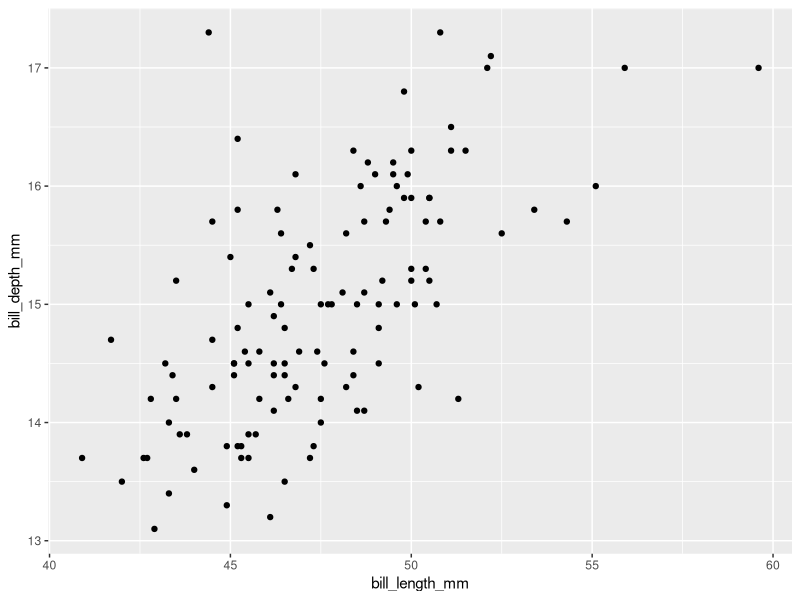
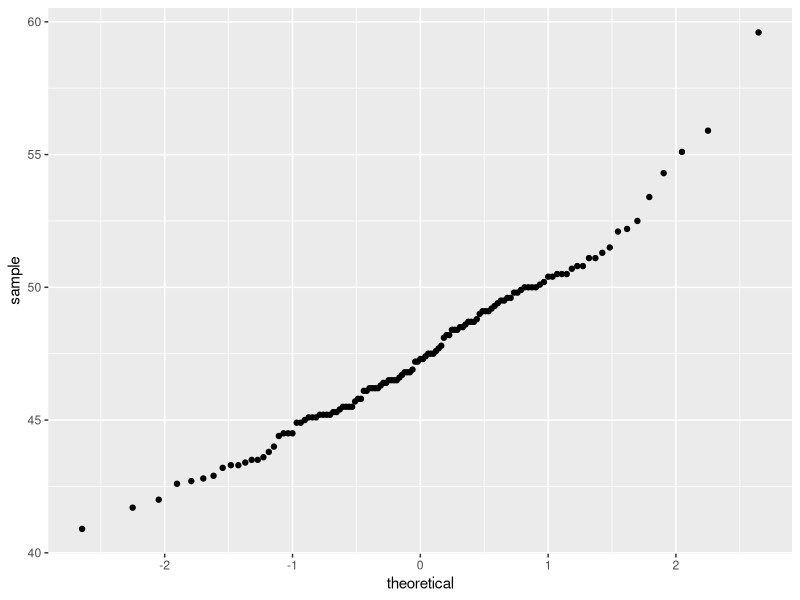
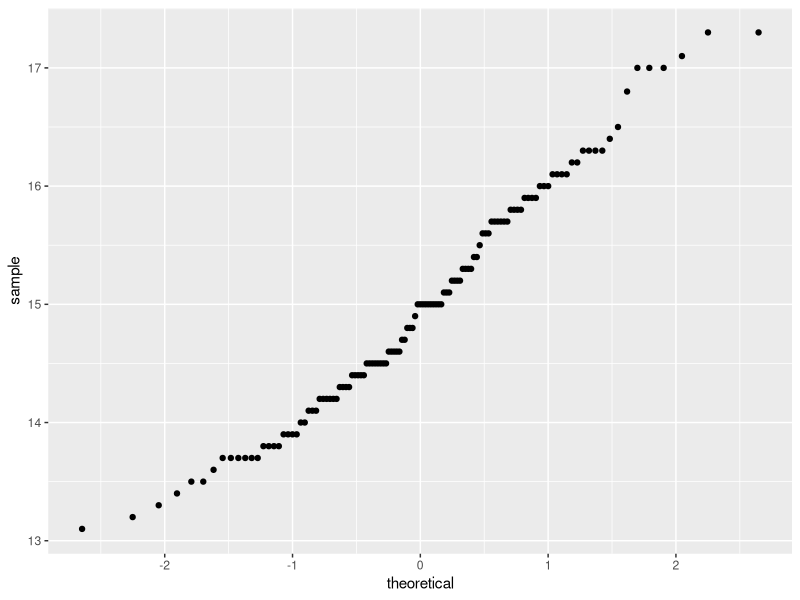
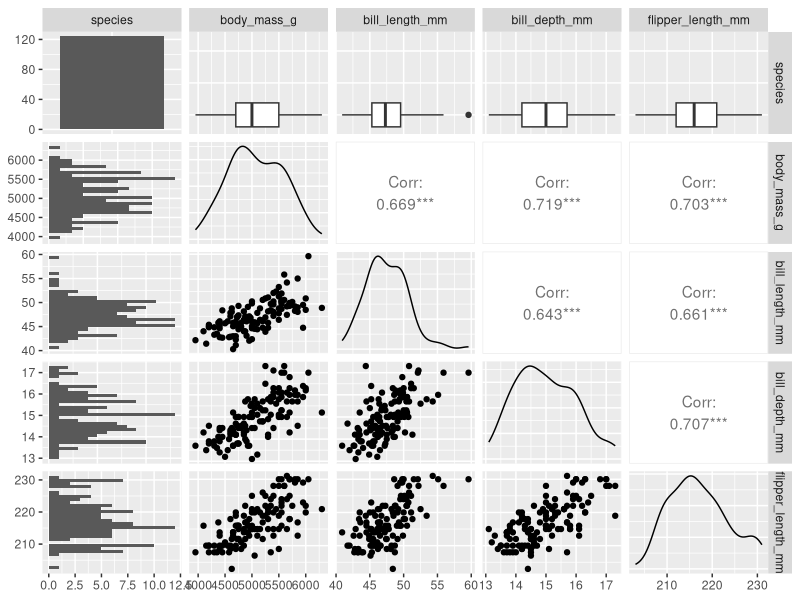
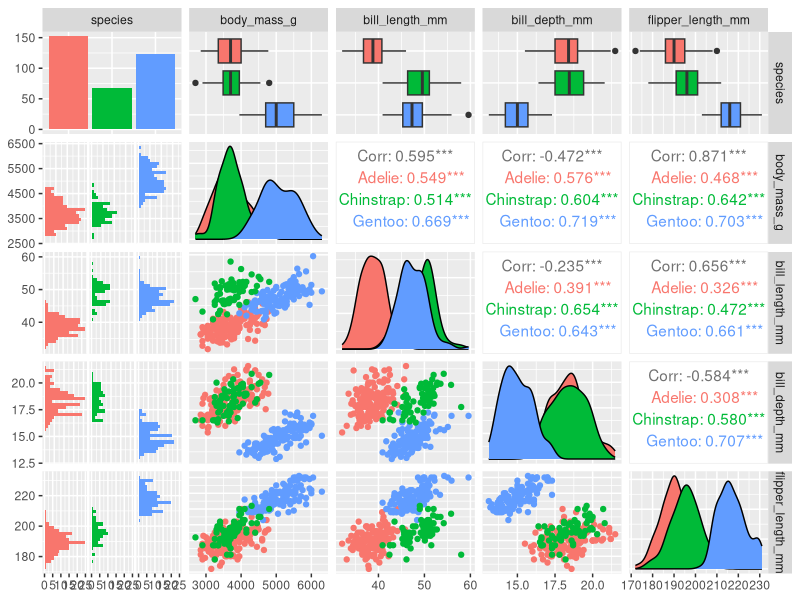
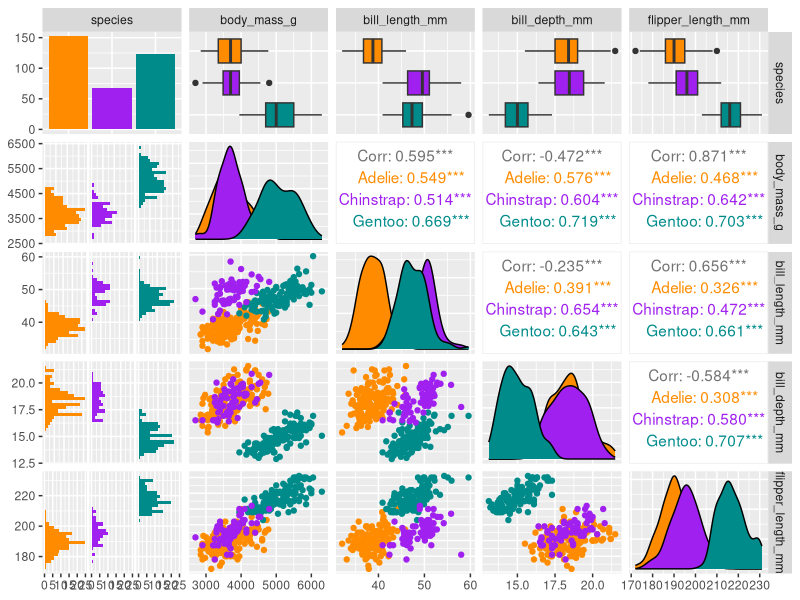

Reproduce these figures in R, in order.
## ---- chunk 1
knitr::opts_chunk$set(fig.width=6, fig.asp = 0.618) 
## ---- chunk 2
library(tidyverse)
library(palmerpenguins)
library(GGally)  # ggpairs()
## ---- chunk 3
gentoo = penguins %>% 
  filter(species=="Gentoo")

ggplot() +
  geom_point(aes(x=bill_length_mm, y=bill_depth_mm), data=gentoo)
## ---- chunk 4
# Check normality assumption with a qqplot:
ggplot(gentoo) +
  stat_qq(aes(sample=bill_length_mm))
ggplot(gentoo) +
  stat_qq(aes(sample=bill_depth_mm))
## ---- chunk 5
# cor() returns just the correlation coefficient r
cor(x=gentoo$bill_length_mm, y=gentoo$bill_depth_mm, use="complete.obs")

# cor.test() returns the t-statistic, df, p-value, etc.
cor.test(x=gentoo$bill_length_mm, y=gentoo$bill_depth_mm, use="complete.obs")
## ---- chunk 6
head(gentoo) # Check which columns would be interesting to include in the correlation matrix
cor(gentoo[,3:6], use="complete.obs")
## ---- chunk 7
library(GGally)
gentoo %>%
  select(species, body_mass_g, ends_with("_mm")) %>%
  ggpairs()
## ---- chunk 8
penguins %>%
  select(species, body_mass_g, ends_with("_mm")) %>%
  GGally::ggpairs(aes(color = species))

penguins %>%
  select(species, body_mass_g, ends_with("_mm")) %>%
  GGally::ggpairs(aes(color = species)) +
  scale_colour_manual(values = c("darkorange","purple","cyan4")) +
  scale_fill_manual(values = c("darkorange","purple","cyan4"))
